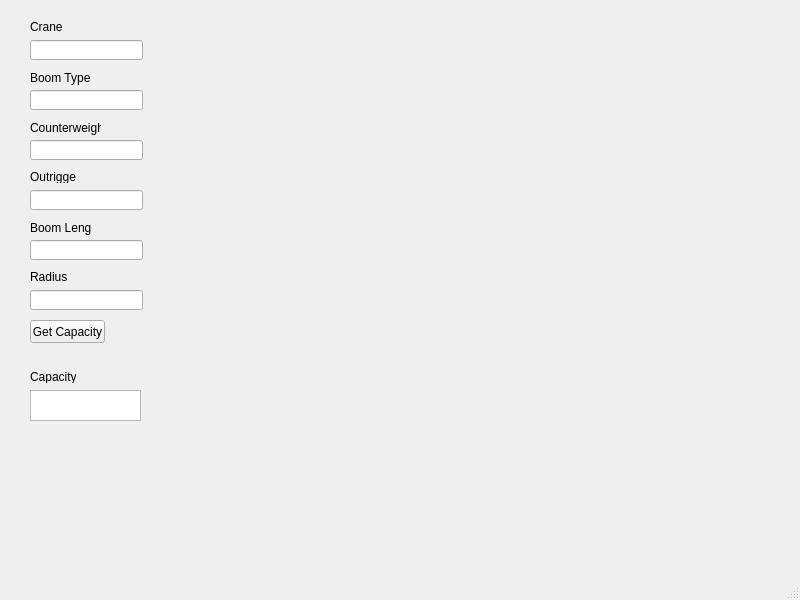
<?xml version="1.0" encoding="UTF-8"?>
<ui version="4.0">
 <class>MainWindow</class>
 <widget class="QMainWindow" name="MainWindow">
  <property name="geometry">
   <rect>
    <x>0</x>
    <y>0</y>
    <width>800</width>
    <height>600</height>
   </rect>
  </property>
  <property name="windowTitle">
   <string>MainWindow</string>
  </property>
  <widget class="QWidget" name="centralwidget">
   <widget class="QLineEdit" name="craneInput">
    <property name="geometry">
     <rect>
      <x>30</x>
      <y>40</y>
      <width>113</width>
      <height>20</height>
     </rect>
    </property>
   </widget>
   <widget class="QLineEdit" name="BoomTypeInput">
    <property name="geometry">
     <rect>
      <x>30</x>
      <y>90</y>
      <width>113</width>
      <height>20</height>
     </rect>
    </property>
   </widget>
   <widget class="QLineEdit" name="CounterweightInput">
    <property name="geometry">
     <rect>
      <x>30</x>
      <y>140</y>
      <width>113</width>
      <height>20</height>
     </rect>
    </property>
   </widget>
   <widget class="QLineEdit" name="OutriggerInput">
    <property name="geometry">
     <rect>
      <x>30</x>
      <y>190</y>
      <width>113</width>
      <height>20</height>
     </rect>
    </property>
   </widget>
   <widget class="QLineEdit" name="BoomLength">
    <property name="geometry">
     <rect>
      <x>30</x>
      <y>240</y>
      <width>113</width>
      <height>20</height>
     </rect>
    </property>
   </widget>
   <widget class="QLineEdit" name="RadiusInput">
    <property name="geometry">
     <rect>
      <x>30</x>
      <y>290</y>
      <width>113</width>
      <height>20</height>
     </rect>
    </property>
   </widget>
   <widget class="QLabel" name="label">
    <property name="geometry">
     <rect>
      <x>30</x>
      <y>20</y>
      <width>46</width>
      <height>13</height>
     </rect>
    </property>
    <property name="text">
     <string>Crane</string>
    </property>
   </widget>
   <widget class="QLabel" name="label_2">
    <property name="geometry">
     <rect>
      <x>30</x>
      <y>70</y>
      <width>61</width>
      <height>16</height>
     </rect>
    </property>
    <property name="text">
     <string>Boom Type</string>
    </property>
   </widget>
   <widget class="QLabel" name="label_3">
    <property name="geometry">
     <rect>
      <x>30</x>
      <y>120</y>
      <width>71</width>
      <height>16</height>
     </rect>
    </property>
    <property name="text">
     <string>Counterweight</string>
    </property>
   </widget>
   <widget class="QLabel" name="label_4">
    <property name="geometry">
     <rect>
      <x>30</x>
      <y>220</y>
      <width>61</width>
      <height>16</height>
     </rect>
    </property>
    <property name="text">
     <string>Boom Length</string>
    </property>
   </widget>
   <widget class="QLabel" name="label_5">
    <property name="geometry">
     <rect>
      <x>30</x>
      <y>170</y>
      <width>46</width>
      <height>13</height>
     </rect>
    </property>
    <property name="text">
     <string>Outrigger</string>
    </property>
   </widget>
   <widget class="QLabel" name="label_6">
    <property name="geometry">
     <rect>
      <x>30</x>
      <y>270</y>
      <width>46</width>
      <height>13</height>
     </rect>
    </property>
    <property name="text">
     <string>Radius</string>
    </property>
   </widget>
   <widget class="MatplotlibWidget" name="matplotlibwidget">
    <property name="geometry">
     <rect>
      <x>240</x>
      <y>30</y>
      <width>400</width>
      <height>300</height>
     </rect>
    </property>
   </widget>
   <widget class="QPushButton" name="pushButton">
    <property name="geometry">
     <rect>
      <x>30</x>
      <y>320</y>
      <width>75</width>
      <height>23</height>
     </rect>
    </property>
    <property name="text">
     <string>Get Capacity</string>
    </property>
   </widget>
   <widget class="QTextBrowser" name="textBrowser">
    <property name="geometry">
     <rect>
      <x>30</x>
      <y>390</y>
      <width>111</width>
      <height>31</height>
     </rect>
    </property>
   </widget>
   <widget class="QLabel" name="label_7">
    <property name="geometry">
     <rect>
      <x>30</x>
      <y>370</y>
      <width>46</width>
      <height>13</height>
     </rect>
    </property>
    <property name="text">
     <string>Capacity</string>
    </property>
   </widget>
  </widget>
  <widget class="QStatusBar" name="statusbar"/>
 </widget>
 <customwidgets>
  <customwidget>
   <class>MatplotlibWidget</class>
   <extends>QWidget</extends>
   <header>matplotlibwidget</header>
  </customwidget>
 </customwidgets>
 <resources/>
 <connections/>
</ui>
